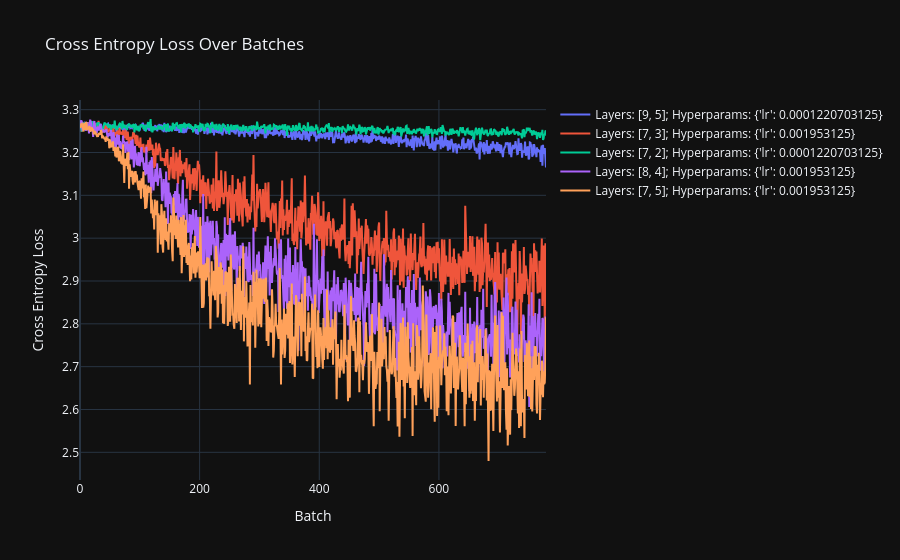

The notebook cell saved with this chart:
### Code cell
visualise_losses([5, 6, 7, 8, 9])

### Figure 1 — Plotly figure (JSON) as saved in the notebook; plotly's stock layout.template omitted (floating-point values rounded to 4 significant figures; data arrays with more than 128 entries replaced by an {"elided": "..."} marker saying what was removed)
{"data": [{"mode": "lines", "name": "Layers: [9, 5]; Hyperparams: {'lr': 0.0001220703125}", "type": "scatter", "x": {"elided": "780 int values"}, "y": {"elided": "780 float values"}}, {"mode": "lines", "name": "Layers: [7, 3]; Hyperparams: {'lr': 0.001953125}", "type": "scatter", "x": {"elided": "780 int values"}, "y": {"elided": "780 float values"}}, {"mode": "lines", "name": "Layers: [7, 2]; Hyperparams: {'lr': 0.0001220703125}", "type": "scatter", "x": {"elided": "780 int values"}, "y": {"elided": "780 float values"}}, {"mode": "lines", "name": "Layers: [8, 4]; Hyperparams: {'lr': 0.001953125}", "type": "scatter", "x": {"elided": "780 int values"}, "y": {"elided": "780 float values"}}, {"mode": "lines", "name": "Layers: [7, 5]; Hyperparams: {'lr': 0.001953125}", "type": "scatter", "x": {"elided": "780 int values"}, "y": {"elided": "780 float values"}}], "layout": {"hovermode": "x unified", "title": {"text": "Cross Entropy Loss Over Batches"}, "xaxis": {"title": {"text": "Batch"}}, "yaxis": {"title": {"text": "Cross Entropy Loss"}}}}
